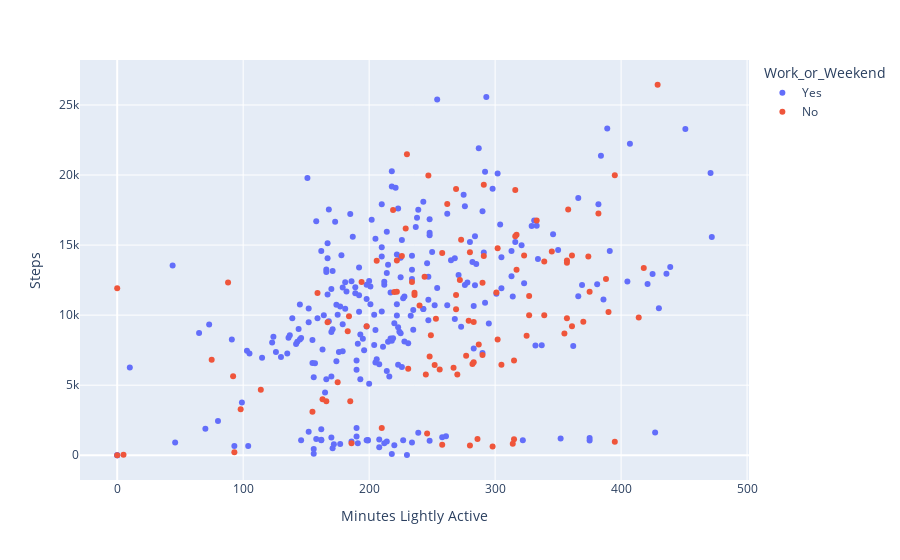
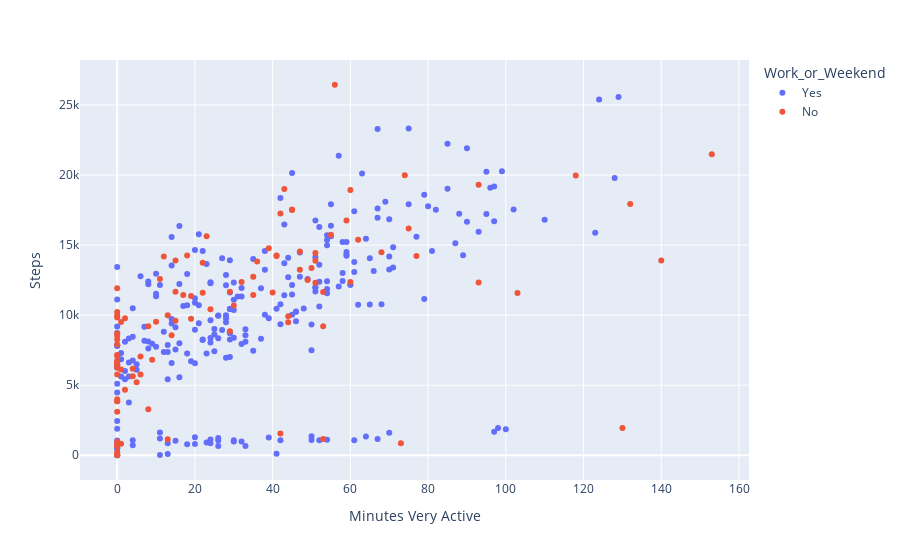
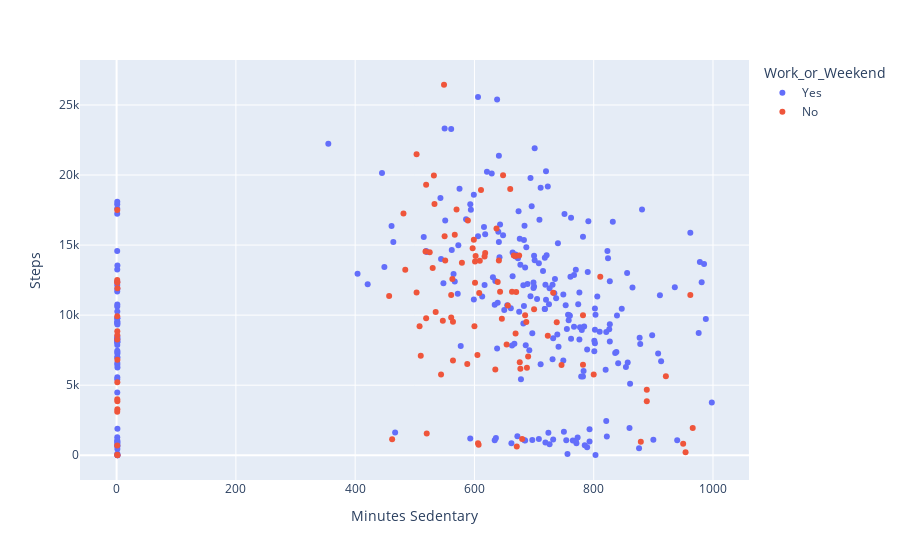

The notebook cell saved with these charts, in order:
### Code cell
cols = ['Minutes Lightly Active', 'Minutes Very Active', 'Minutes Sedentary']
fitbit['Work_or_Weekend'].replace({0:'Work', 1:'Weekend'}, inplace=True)
for col in cols:
    fig = px.scatter(fitbit, x=col, y='Steps', color='Work_or_Weekend')
    fig.show()

### Figure 1 — Plotly figure (JSON) as saved in the notebook; plotly's stock layout.template omitted (floating-point values rounded to 4 significant figures; data arrays with more than 128 entries replaced by an {"elided": "..."} marker saying what was removed)
{"data": [{"hovertemplate": "Work_or_Weekend=Yes<br>Minutes Lightly Active=%{x}<br>Steps=%{y}<extra></extra>", "legendgroup": "Yes", "marker": {"color": "#636efa", "symbol": "circle"}, "mode": "markers", "name": "Yes", "orientation": "v", "showlegend": true, "type": "scatter", "x": {"elided": "262 int values"}, "xaxis": "x", "y": {"elided": "262 int values"}, "yaxis": "y"}, {"hovertemplate": "Work_or_Weekend=No<br>Minutes Lightly Active=%{x}<br>Steps=%{y}<extra></extra>", "legendgroup": "No", "marker": {"color": "#EF553B", "symbol": "circle"}, "mode": "markers", "name": "No", "orientation": "v", "showlegend": true, "type": "scatter", "x": [316, 226, 247, 186, 262, 222, 230, 269, 246, 210, 429, 88, 291, 229, 220, 290, 253, 317, 194, 258, 317, 286, 231, 301, 219, 245, 206, 236, 256, 267, 382, 345, 395, 0, 240, 287, 315, 361, 291, 185, 327, 270, 75, 163, 234, 175, 236, 269, 222, 302, 277, 166, 280, 198, 159, 167, 249, 98, 375, 258, 325, 244, 290, 248, 357, 316, 282, 252, 339, 272, 283, 183, 333, 279, 358, 5, 357, 298, 388, 273, 357, 374, 327, 93, 184, 283, 155, 280, 339, 0, 418, 315, 395, 114, 314, 355, 390, 92, 323, 302, 305, 269, 414, 361, 370], "xaxis": "x", "y": [18925, 14228, 19971, 852, 17928, 13893, 21479, 18995, 1548, 1944, 26444, 12335, 19311, 16186, 11655, 12314, 9747, 15731, 12371, 758, 13247, 1166, 6174, 11614, 17497, 5765, 13877, 11433, 6129, 6238, 17252, 14537, 19977, 11924, 10681, 7907, 1148, 9199, 14226, 3858, 9998, 5757, 6813, 3991, 12364, 5216, 11603, 11429, 11672, 14777, 7107, 3862, 14489, 9212, 11587, 9499, 8568, 3284, 11671, 14444, 8531, 12738, 7157, 7055, 13742, 15636, 6504, 6444, 13837, 12517, 6643, 8846, 16759, 9602, 17541, 39, 9774, 626, 12578, 15373, 13907, 14183, 11371, 219, 9923, 9504, 3103, 696, 9992, 0, 13361, 6754, 957, 4667, 825, 8682, 10216, 5634, 14252, 8262, 6456, 10413, 9831, 14262, 9526], "yaxis": "y"}], "layout": {"autosize": true, "legend": {"title": {"text": "Work_or_Weekend"}, "tracegroupgap": 0}, "margin": {"t": 60}, "xaxis": {"anchor": "y", "autorange": true, "domain": [0, 1], "range": [-27.54, 499.5], "title": {"text": "Minutes Lightly Active"}, "type": "linear"}, "yaxis": {"anchor": "x", "autorange": true, "domain": [0, 1], "range": [-1875.0, 28320.0], "title": {"text": "Steps"}, "type": "linear"}}}

### Figure 2 — Plotly figure (JSON) as saved in the notebook; plotly's stock layout.template omitted (floating-point values rounded to 4 significant figures; data arrays with more than 128 entries replaced by an {"elided": "..."} marker saying what was removed)
{"data": [{"hovertemplate": "Work_or_Weekend=Yes<br>Minutes Very Active=%{x}<br>Steps=%{y}<extra></extra>", "legendgroup": "Yes", "marker": {"color": "#636efa", "symbol": "circle"}, "mode": "markers", "name": "Yes", "orientation": "v", "showlegend": true, "type": "scatter", "x": {"elided": "262 int values"}, "xaxis": "x", "y": {"elided": "262 int values"}, "yaxis": "y"}, {"hovertemplate": "Work_or_Weekend=No<br>Minutes Very Active=%{x}<br>Steps=%{y}<extra></extra>", "legendgroup": "No", "marker": {"color": "#EF553B", "symbol": "circle"}, "mode": "markers", "name": "No", "orientation": "v", "showlegend": true, "type": "scatter", "x": [60, 77, 118, 73, 132, 140, 153, 43, 42, 130, 56, 93, 93, 75, 53, 51, 19, 55, 60, 0, 47, 53, 4, 40, 45, 6, 51, 35, 1, 0, 42, 47, 74, 0, 30, 0, 13, 8, 41, 0, 0, 0, 9, 0, 32, 5, 22, 17, 29, 39, 0, 0, 68, 53, 103, 44, 14, 8, 15, 51, 0, 35, 0, 6, 22, 23, 0, 0, 36, 49, 0, 29, 59, 15, 45, 0, 2, 0, 11, 62, 15, 12, 19, 0, 44, 1, 0, 0, 13, 0, 50, 0, 0, 2, 1, 0, 0, 4, 18, 0, 0, 24, 0, 41, 10], "xaxis": "x", "y": [18925, 14228, 19971, 852, 17928, 13893, 21479, 18995, 1548, 1944, 26444, 12335, 19311, 16186, 11655, 12314, 9747, 15731, 12371, 758, 13247, 1166, 6174, 11614, 17497, 5765, 13877, 11433, 6129, 6238, 17252, 14537, 19977, 11924, 10681, 7907, 1148, 9199, 14226, 3858, 9998, 5757, 6813, 3991, 12364, 5216, 11603, 11429, 11672, 14777, 7107, 3862, 14489, 9212, 11587, 9499, 8568, 3284, 11671, 14444, 8531, 12738, 7157, 7055, 13742, 15636, 6504, 6444, 13837, 12517, 6643, 8846, 16759, 9602, 17541, 39, 9774, 626, 12578, 15373, 13907, 14183, 11371, 219, 9923, 9504, 3103, 696, 9992, 0, 13361, 6754, 957, 4667, 825, 8682, 10216, 5634, 14252, 8262, 6456, 10413, 9831, 14262, 9526], "yaxis": "y"}], "layout": {"autosize": true, "legend": {"title": {"text": "Work_or_Weekend"}, "tracegroupgap": 0}, "margin": {"t": 60}, "xaxis": {"anchor": "y", "autorange": true, "domain": [0, 1], "range": [-8.927, 161.9], "title": {"text": "Minutes Very Active"}, "type": "linear"}, "yaxis": {"anchor": "x", "autorange": true, "domain": [0, 1], "range": [-1875.0, 28320.0], "title": {"text": "Steps"}, "type": "linear"}}}

### Figure 3 — Plotly figure (JSON) as saved in the notebook; plotly's stock layout.template omitted (floating-point values rounded to 4 significant figures; data arrays with more than 128 entries replaced by an {"elided": "..."} marker saying what was removed)
{"data": [{"hovertemplate": "Work_or_Weekend=Yes<br>Minutes Sedentary=%{x}<br>Steps=%{y}<extra></extra>", "legendgroup": "Yes", "marker": {"color": "#636efa", "symbol": "circle"}, "mode": "markers", "name": "Yes", "orientation": "v", "showlegend": true, "type": "scatter", "x": {"elided": "262 float values"}, "xaxis": "x", "y": {"elided": "262 int values"}, "yaxis": "y"}, {"hovertemplate": "Work_or_Weekend=No<br>Minutes Sedentary=%{x}<br>Steps=%{y}<extra></extra>", "legendgroup": "No", "marker": {"color": "#EF553B", "symbol": "circle"}, "mode": "markers", "name": "No", "orientation": "v", "showlegend": true, "type": "scatter", "x": [611, 602, 532, 606, 533, 641, 503, 660, 520, 966, 549, 1.245, 519, 637, 670, 601, 646, 567, 639, 607, 484, 680, 677, 503, 1.092, 544, 609, 561, 635, 688, 481, 518, 648, 1.421, 656, 654, 462, 600, 669, 1.255, 782, 800, 1.315, 1.136, 1.046, 1.243, 732, 962, 663, 597, 510, 889, 525, 508, 608, 738, 1.174, 1.269, 643, 618, 723, 811, 605, 690, 579, 550, 588, 746, 601, 1.034, 676, 1.167, 589, 547, 570, 1.076, 519, 671, 563, 599, 551, 617, 457, 954, 1.124, 687, 1.042, 1.105, 685, 1.44, 530, 564, 879, 889, 950, 669, 535, 921, 675, 1.089, 782, 700, 561, 666, 564], "xaxis": "x", "y": [18925, 14228, 19971, 852, 17928, 13893, 21479, 18995, 1548, 1944, 26444, 12335, 19311, 16186, 11655, 12314, 9747, 15731, 12371, 758, 13247, 1166, 6174, 11614, 17497, 5765, 13877, 11433, 6129, 6238, 17252, 14537, 19977, 11924, 10681, 7907, 1148, 9199, 14226, 3858, 9998, 5757, 6813, 3991, 12364, 5216, 11603, 11429, 11672, 14777, 7107, 3862, 14489, 9212, 11587, 9499, 8568, 3284, 11671, 14444, 8531, 12738, 7157, 7055, 13742, 15636, 6504, 6444, 13837, 12517, 6643, 8846, 16759, 9602, 17541, 39, 9774, 626, 12578, 15373, 13907, 14183, 11371, 219, 9923, 9504, 3103, 696, 9992, 0, 13361, 6754, 957, 4667, 825, 8682, 10216, 5634, 14252, 8262, 6456, 10413, 9831, 14262, 9526], "yaxis": "y"}], "layout": {"autosize": true, "legend": {"title": {"text": "Work_or_Weekend"}, "tracegroupgap": 0}, "margin": {"t": 60}, "xaxis": {"anchor": "y", "autorange": true, "domain": [0, 1], "range": [-57.17, 1056.0], "title": {"text": "Minutes Sedentary"}, "type": "linear"}, "yaxis": {"anchor": "x", "autorange": true, "domain": [0, 1], "range": [-1875.0, 28320.0], "title": {"text": "Steps"}, "type": "linear"}}}
